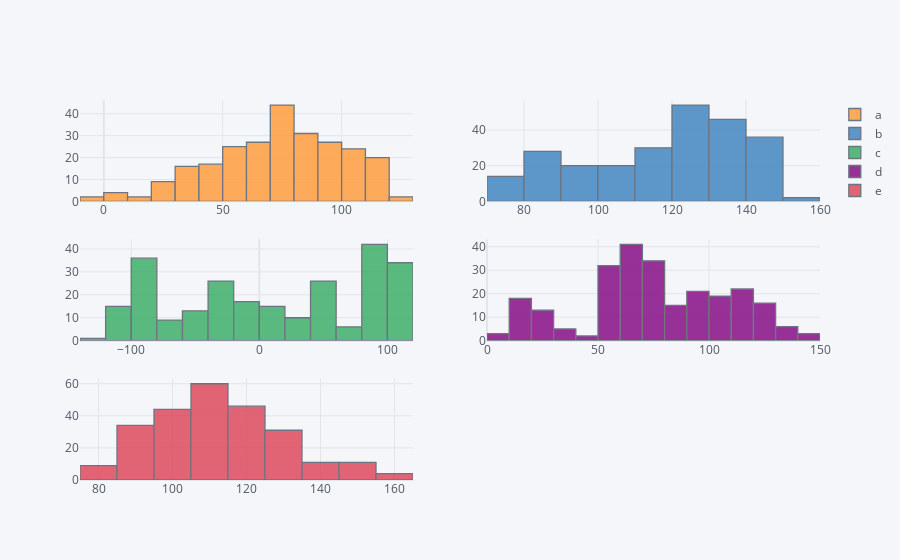

The cell this chart's notebook holds for it:
### Code cell
plyo.iplot(df.iplot(kind='hist',
                   subplots=True,
                   bins=15,
                   asFigure=True))

### Figure 1 — Plotly figure (JSON) as saved in the notebook; plotly's stock layout.template omitted (floating-point values rounded to 4 significant figures; data arrays with more than 128 entries replaced by an {"elided": "..."} marker saying what was removed)
{"data": [{"histfunc": "count", "histnorm": "", "marker": {"color": "rgba(255, 153, 51, 1.0)", "line": {"color": "#4D5663", "width": 1.3}}, "name": "a", "nbinsx": 15, "opacity": 0.8, "orientation": "v", "type": "histogram", "x": {"elided": "250 float values"}, "xaxis": "x", "yaxis": "y"}, {"histfunc": "count", "histnorm": "", "marker": {"color": "rgba(55, 128, 191, 1.0)", "line": {"color": "#4D5663", "width": 1.3}}, "name": "b", "nbinsx": 15, "opacity": 0.8, "orientation": "v", "type": "histogram", "x": {"elided": "250 float values"}, "xaxis": "x2", "yaxis": "y2"}, {"histfunc": "count", "histnorm": "", "marker": {"color": "rgba(50, 171, 96, 1.0)", "line": {"color": "#4D5663", "width": 1.3}}, "name": "c", "nbinsx": 15, "opacity": 0.8, "orientation": "v", "type": "histogram", "x": {"elided": "250 float values"}, "xaxis": "x3", "yaxis": "y3"}, {"histfunc": "count", "histnorm": "", "marker": {"color": "rgba(128, 0, 128, 1.0)", "line": {"color": "#4D5663", "width": 1.3}}, "name": "d", "nbinsx": 15, "opacity": 0.8, "orientation": "v", "type": "histogram", "x": {"elided": "250 float values"}, "xaxis": "x4", "yaxis": "y4"}, {"histfunc": "count", "histnorm": "", "marker": {"color": "rgba(219, 64, 82, 1.0)", "line": {"color": "#4D5663", "width": 1.3}}, "name": "e", "nbinsx": 15, "opacity": 0.8, "orientation": "v", "type": "histogram", "x": {"elided": "250 float values"}, "xaxis": "x5", "yaxis": "y5"}], "layout": {"barmode": "overlay", "legend": {"bgcolor": "#F5F6F9", "font": {"color": "#4D5663"}}, "paper_bgcolor": "#F5F6F9", "plot_bgcolor": "#F5F6F9", "title": {"font": {"color": "#4D5663"}}, "xaxis": {"anchor": "y", "domain": [0, 0.45], "gridcolor": "#E1E5ED", "showgrid": true, "tickfont": {"color": "#4D5663"}, "title": {"font": {"color": "#4D5663"}, "text": ""}, "zerolinecolor": "#E1E5ED"}, "xaxis2": {"anchor": "y2", "domain": [0.55, 1], "gridcolor": "#E1E5ED", "showgrid": true, "tickfont": {"color": "#4D5663"}, "title": {"font": {"color": "#4D5663"}, "text": ""}, "zerolinecolor": "#E1E5ED"}, "xaxis3": {"anchor": "y3", "domain": [0, 0.45], "gridcolor": "#E1E5ED", "showgrid": true, "tickfont": {"color": "#4D5663"}, "title": {"font": {"color": "#4D5663"}, "text": ""}, "zerolinecolor": "#E1E5ED"}, "xaxis4": {"anchor": "y4", "domain": [0.55, 1], "gridcolor": "#E1E5ED", "showgrid": true, "tickfont": {"color": "#4D5663"}, "title": {"font": {"color": "#4D5663"}, "text": ""}, "zerolinecolor": "#E1E5ED"}, "xaxis5": {"anchor": "y5", "domain": [0, 0.45], "gridcolor": "#E1E5ED", "showgrid": true, "tickfont": {"color": "#4D5663"}, "title": {"font": {"color": "#4D5663"}, "text": ""}, "zerolinecolor": "#E1E5ED"}, "yaxis": {"anchor": "x", "domain": [0.7333, 1], "gridcolor": "#E1E5ED", "showgrid": true, "tickfont": {"color": "#4D5663"}, "title": {"font": {"color": "#4D5663"}, "text": ""}, "zerolinecolor": "#E1E5ED"}, "yaxis2": {"anchor": "x2", "domain": [0.7333, 1], "gridcolor": "#E1E5ED", "showgrid": true, "tickfont": {"color": "#4D5663"}, "title": {"font": {"color": "#4D5663"}, "text": ""}, "zerolinecolor": "#E1E5ED"}, "yaxis3": {"anchor": "x3", "domain": [0.3667, 0.6333], "gridcolor": "#E1E5ED", "showgrid": true, "tickfont": {"color": "#4D5663"}, "title": {"font": {"color": "#4D5663"}, "text": ""}, "zerolinecolor": "#E1E5ED"}, "yaxis4": {"anchor": "x4", "domain": [0.3667, 0.6333], "gridcolor": "#E1E5ED", "showgrid": true, "tickfont": {"color": "#4D5663"}, "title": {"font": {"color": "#4D5663"}, "text": ""}, "zerolinecolor": "#E1E5ED"}, "yaxis5": {"anchor": "x5", "domain": [0, 0.2667], "gridcolor": "#E1E5ED", "showgrid": true, "tickfont": {"color": "#4D5663"}, "title": {"font": {"color": "#4D5663"}, "text": ""}, "zerolinecolor": "#E1E5ED"}}}
